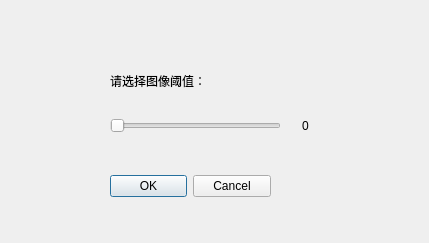
<?xml version="1.0" encoding="UTF-8"?>
<ui version="4.0">
 <class>SelThreshDlg</class>
 <widget class="QDialog" name="SelThreshDlg">
  <property name="geometry">
   <rect>
    <x>0</x>
    <y>0</y>
    <width>429</width>
    <height>243</height>
   </rect>
  </property>
  <property name="windowTitle">
   <string>选择阈值</string>
  </property>
  <widget class="QDialogButtonBox" name="buttonBox">
   <property name="geometry">
    <rect>
     <x>110</x>
     <y>170</y>
     <width>161</width>
     <height>32</height>
    </rect>
   </property>
   <property name="orientation">
    <enum>Qt::Horizontal</enum>
   </property>
   <property name="standardButtons">
    <set>QDialogButtonBox::Cancel|QDialogButtonBox::Ok</set>
   </property>
  </widget>
  <widget class="QLabel" name="label">
   <property name="geometry">
    <rect>
     <x>110</x>
     <y>70</y>
     <width>131</width>
     <height>21</height>
    </rect>
   </property>
   <property name="text">
    <string>请选择图像阈值：</string>
   </property>
   <property name="alignment">
    <set>Qt::AlignLeading|Qt::AlignLeft|Qt::AlignVCenter</set>
   </property>
  </widget>
  <widget class="QSlider" name="horizontalSlider">
   <property name="geometry">
    <rect>
     <x>110</x>
     <y>110</y>
     <width>171</width>
     <height>31</height>
    </rect>
   </property>
   <property name="maximum">
    <number>255</number>
   </property>
   <property name="pageStep">
    <number>1</number>
   </property>
   <property name="orientation">
    <enum>Qt::Horizontal</enum>
   </property>
  </widget>
  <widget class="QLabel" name="labelThreshValue">
   <property name="geometry">
    <rect>
     <x>280</x>
     <y>110</y>
     <width>51</width>
     <height>31</height>
    </rect>
   </property>
   <property name="text">
    <string>0</string>
   </property>
   <property name="alignment">
    <set>Qt::AlignCenter</set>
   </property>
  </widget>
 </widget>
 <resources/>
 <connections>
  <connection>
   <sender>buttonBox</sender>
   <signal>accepted()</signal>
   <receiver>SelThreshDlg</receiver>
   <slot>accept()</slot>
   <hints>
    <hint type="sourcelabel">
     <x>248</x>
     <y>254</y>
    </hint>
    <hint type="destinationlabel">
     <x>157</x>
     <y>274</y>
    </hint>
   </hints>
  </connection>
  <connection>
   <sender>buttonBox</sender>
   <signal>rejected()</signal>
   <receiver>SelThreshDlg</receiver>
   <slot>reject()</slot>
   <hints>
    <hint type="sourcelabel">
     <x>316</x>
     <y>260</y>
    </hint>
    <hint type="destinationlabel">
     <x>286</x>
     <y>274</y>
    </hint>
   </hints>
  </connection>
 </connections>
</ui>
